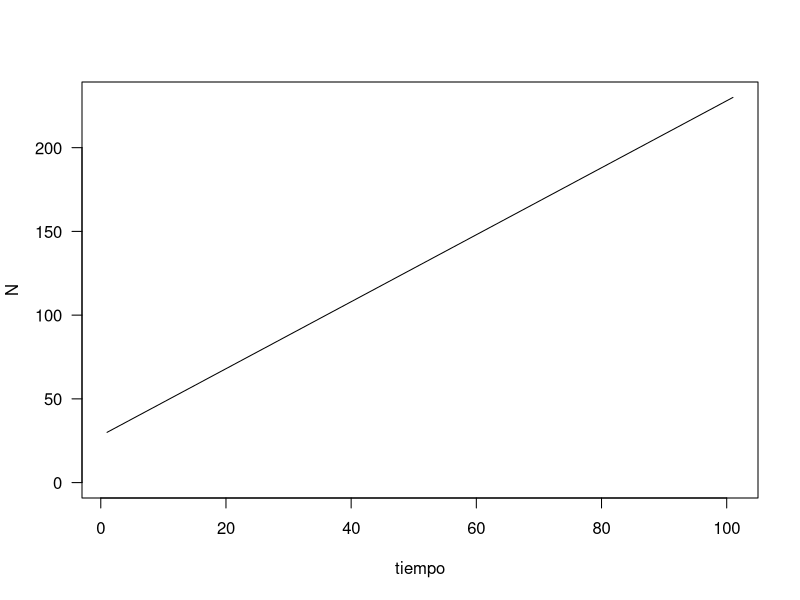
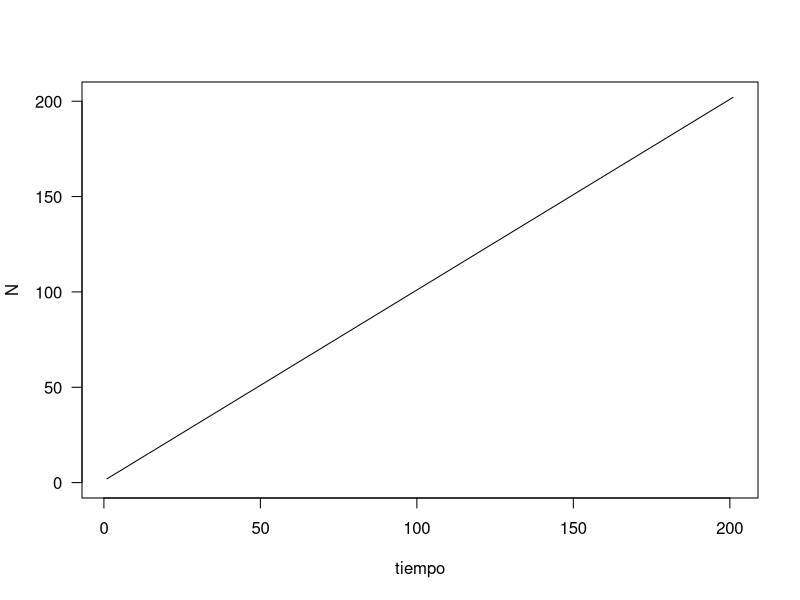
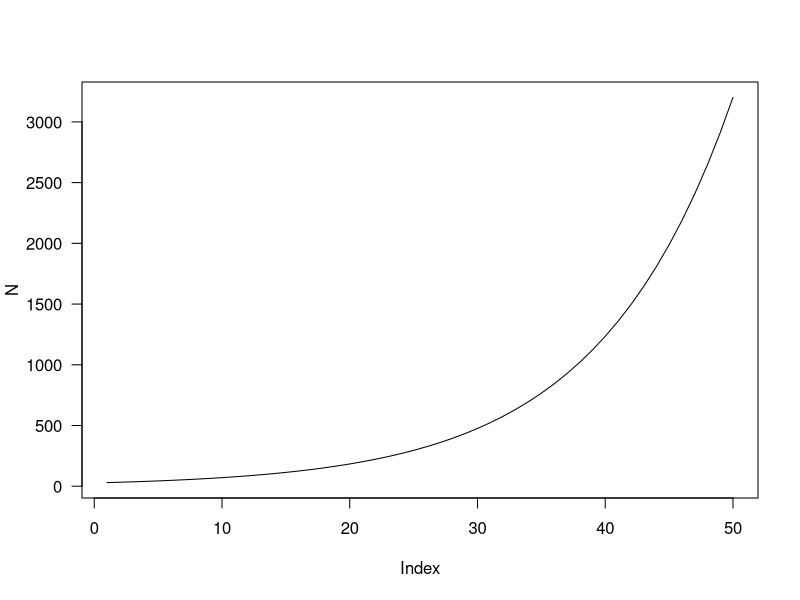
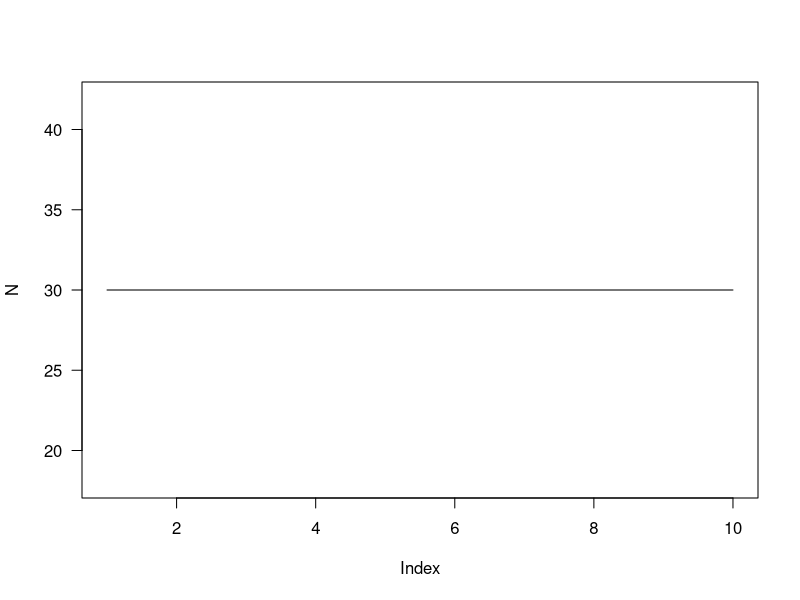
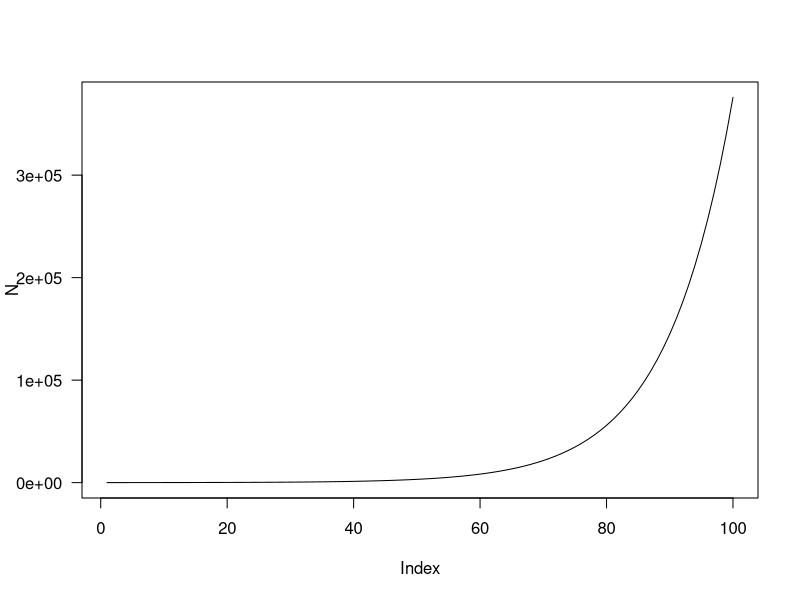
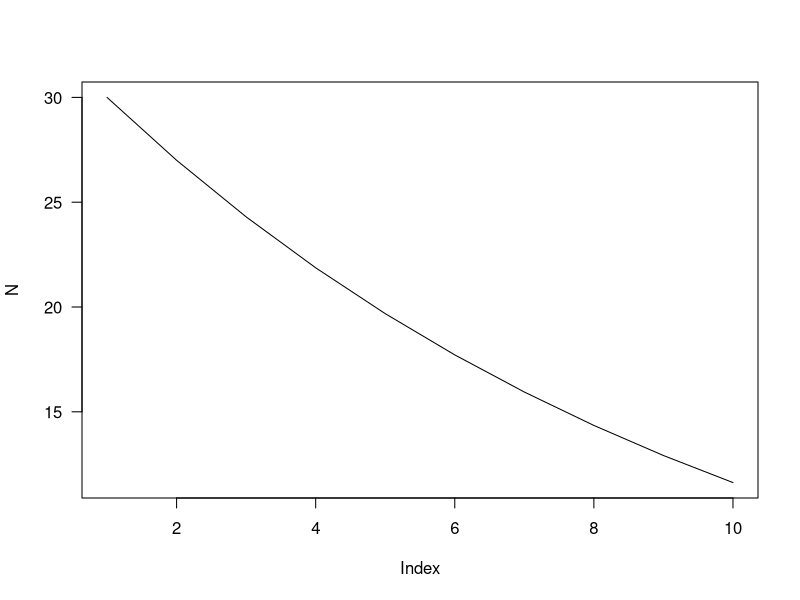
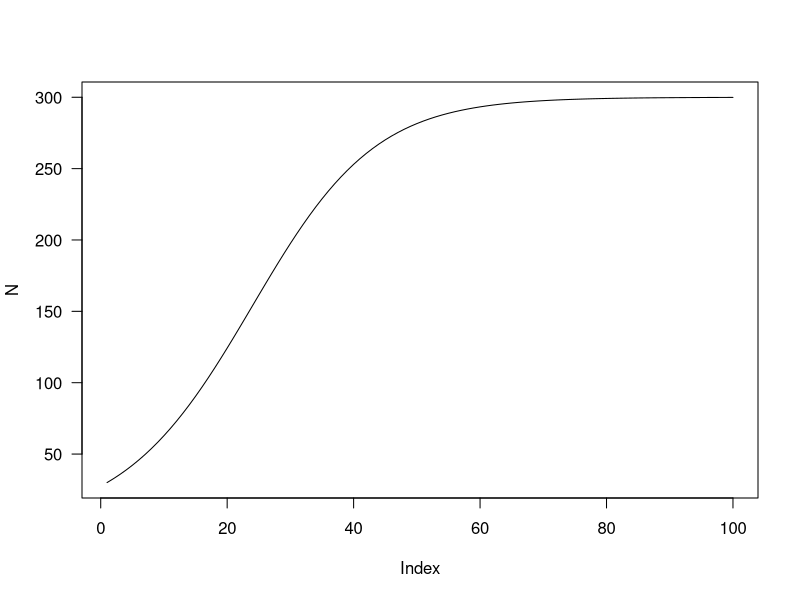
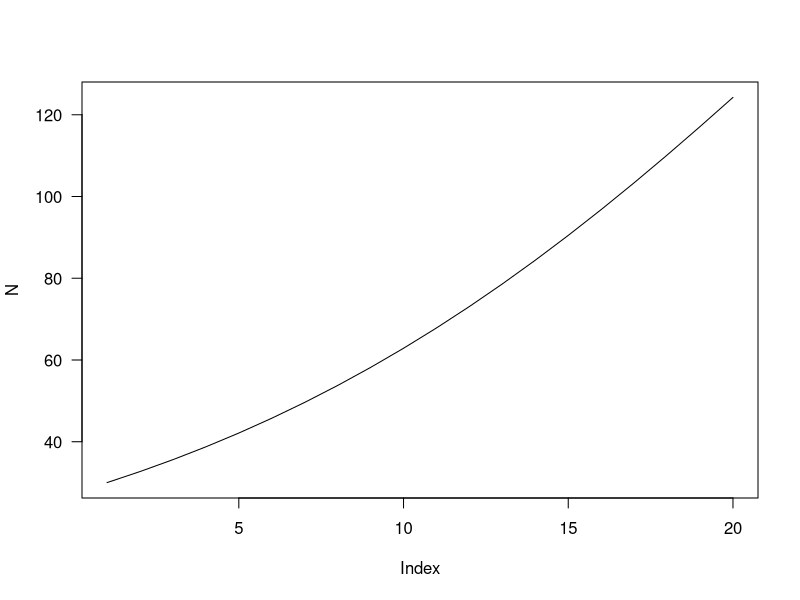

Reproduce these figures in R, in order.
## ---- chunk 1
knitr::opts_chunk$set(echo = TRUE)
## ---- chunk 2
#creamos una función con los parametros que queremos basados en y = a + bx
# y = N (tamaño de la población en cada tiempo); lo que queremos clacular.
# a = N0 (tamaño de la población a tiempo 0)
# b = Beta (pendiente de la recta)
# x = tiempo (cuantos años queremos calcular)
crecimiento <- function(N0 = 30, Beta = 2, tiempo = 100){
  x <- seq(0,tiempo) #creamos un vector que vaya de 0 al tiempo especificado
  N <- N0 + Beta*x #calculamos la N en cada tiempo usando la equación
  plot(N, t = "l", las = 1, xlab = "tiempo", ylim = c(0, max(N))) #graficamos
} 
#nota: Aquí resolvemos la equación de forma discreta para cada unidad de tiempo, pero normalmente se trabaja en continuo.

crecimiento()
crecimiento(N0 = 2, Beta = 1, tiempo = 200) #podemos jugar con los parametros.
## ---- chunk 3
#creamos nuestra función:
crecimiento <- function(N0 = 30, r = 0.1, tiempo = 50){
  #la función tiene tres parametros, N0, r y el tiempo a simular.
  N <- rep(NA,tiempo) #creamos un vector vacio (NA = Not Available) para guardar el valor de N para cada tiempo. 
  N[1] <- N0 # asignamos N0 al primer valor (el uno que esta dentro del corchete lo indica)
  for(i in 2:tiempo){ #para asignar el resto de valores, usaremos un bucle
    N[i] <- N[i-1] + r*N[i-1]  #resolvemos la equación para cada tiempo.
  }
  plot(N, t = "l", las = 1) #graficamos.
}
#nota: normalmente se resuelve la derivada de N sobre t (en continuo), pero es mucho más claro de forma discreta tal y como esta presentado aquí

crecimiento() #a partir del año 40 tenemos >1000 individuos. Recuerda que hemos fijado r a 0.1, es decir la población incrementa en un 10% cada año.  
crecimiento(N0 = 30, r = 0, tiempo = 10) #población estable
crecimiento(N0 = 30, r = 0.1, tiempo = 100) #En 100 años pasamos de 30 a > 300000 individuos.
crecimiento(N0 = 30, r = -0.1, tiempo = 10) #En 10 años pasamos de 30 a < 10 individuos.
## ---- chunk 4
crecimiento <- function(N1 = 30, r = 0.1, k = 300, tiempo = 100){
  #añadimos el parametro k (individuos máximos)
  N <- rep(NA,tiempo) #creamos vector vacio
  N[1] <- N1 #le damos la población inicial
  for(i in 2:tiempo){ #bucle para calcular N en cada año i
    N[i] <- N[i-1] + r*N[i-1] * (1 - N[i-1]/k) #nuestra equación
  }
  plot(N, t = "l", las = 1) #graficar
}

crecimiento() #vemos que en unos 80 años, se estabiliza la población en 300 individuos
crecimiento(N1 = 30, r = 0.1, k = 300, tiempo = 20) #En los primeros años, el crecimiento es casí exponencial.
crecimiento(N1 = 30, r = 0.4, k = 300, tiempo = 20) #Si la población crece muy rápido, se satura antes (en apenas 20 años)
crecimiento(N1 = 30, r = -0.1, k = 300, tiempo = 20) #Resultado esperado
crecimiento(N1 = 30, r = 0, k = 300, tiempo = 20) #Resultado esperado
## ---- chunk 5
#vamos a guardar algunos objetos de la función anterior para explorarlos después
N <- rep(NA,100) #creamos vector vacio para guardar Ns en 20 años
N[1] <- 30 #N inicial
r = 0.1
k = 300 #capacidad de carga
for(i in 2:100){ #bucle para calcular N en cada año i (de 2 a 20)
    N[i] <- N[i-1] + r*N[i-1] * (1 - N[i-1]/k) #nuestra equación
  }
penalizacion <- rep(NA) #vector vacio para guardar las penalizaciones
penalizacion[1] <- (1 - N[1]/k) #penalización para N1
for(i in 2:100){ #bucle para N2 a 20
  penalizacion[i] <- (1 - N[i-1]/k)  
}
plot(penalizacion ~ N, t = "l", las = 1) 
## ---- chunk 6
crecimiento <- function(N01 = 30, r1 = 0.1, a11 = -0.005, a12 = -0.0035,
                        N02 = 60, r2 = 0.1, a21 = -0.0027, a22 = -0.003, 
                        tiempo = 100){
  N1 <- rep(NA,tiempo)
  N1[1] <- N01
  N2 <- rep(NA,tiempo)
  N2[1] <- N02
  for(i in 2:tiempo){
    N1[i] <- N1[i-1] + N1[i-1] * (r1 + a11*N1[i-1] + a12*N2[i-1])  
    N2[i] <- N2[i-1] + N2[i-1] * (r2 + a22*N2[i-1] + a21*N1[i-1])  
  }
  plot(N1, t = "l", col = "red", las = 1, ylim = c(0, max(c(max(N2), max(N1)))))
  points(N2, t = "l", col = "blue")
}

crecimiento() #gana azul y rojo se acaba extinguiendo
crecimiento(N01 = 30, r1 = 0.1, a11 = -0.005, a12 = -0.0035,
            N02 = 60, r2 = 0.11, a21 = -0.0035, a22 = -0.005, 
            tiempo = 20) #ambas coexisten, pero a poblaciones más bajas, al menos a corto plazo
crecimiento(N01 = 30, r1 = 0.1, a11 = -0.003, a12 = -0.0035,
            N02 = 60, r2 = 0.1, a21 = -0.0027, a22 = -0.005, 
            tiempo = 100) #roja acaba ganando, aunque empieze en desventaja 
crecimiento(N01 = 30, r1 = 0.1, a11 = -0.0045, a12 = -0.0035,
            N02 = 60, r2 = 0.1, a21 = -0.0030, a22 = -0.006, 
            tiempo = 100) 
